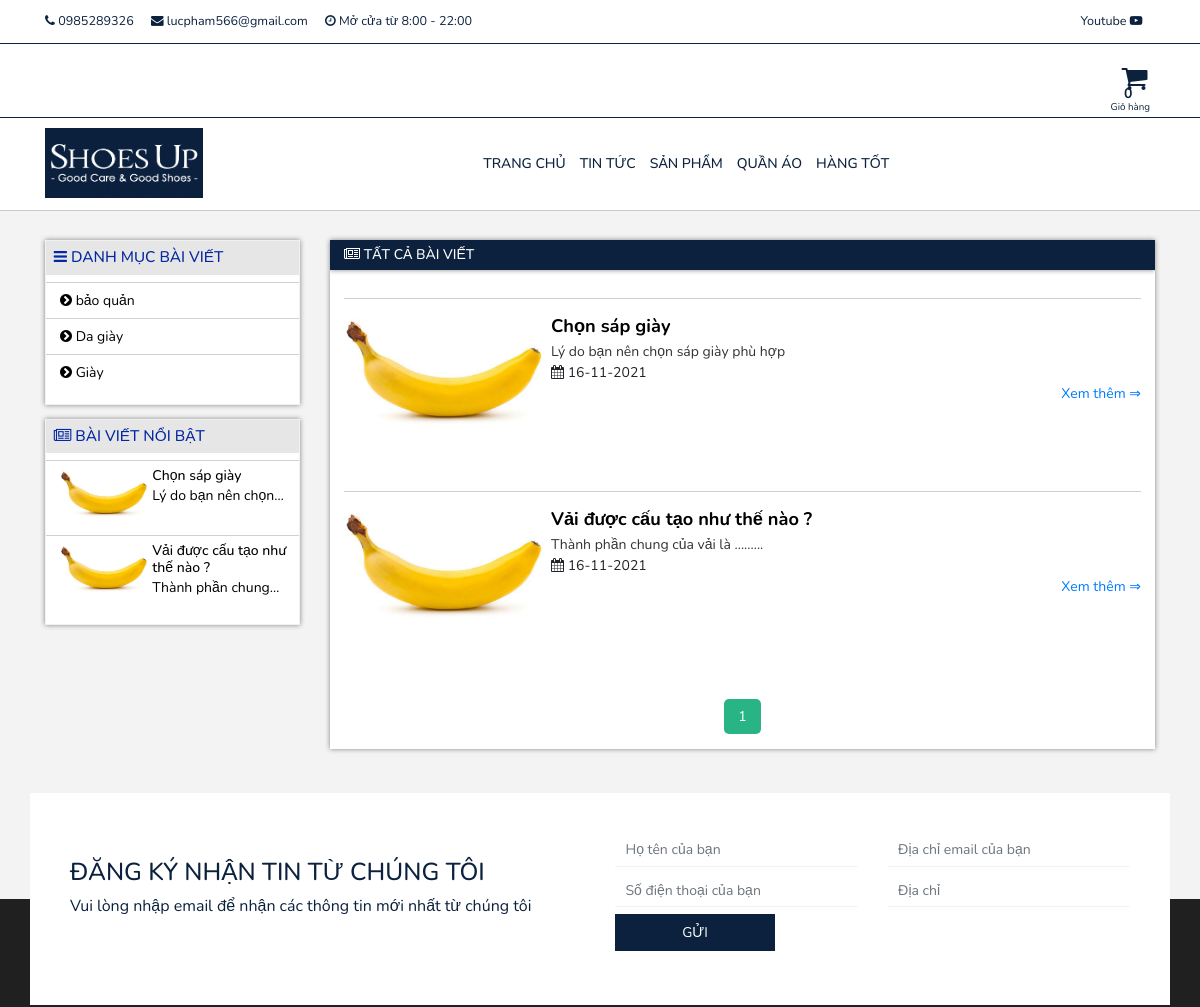
Before: /news/ (upper part) with the older database file.
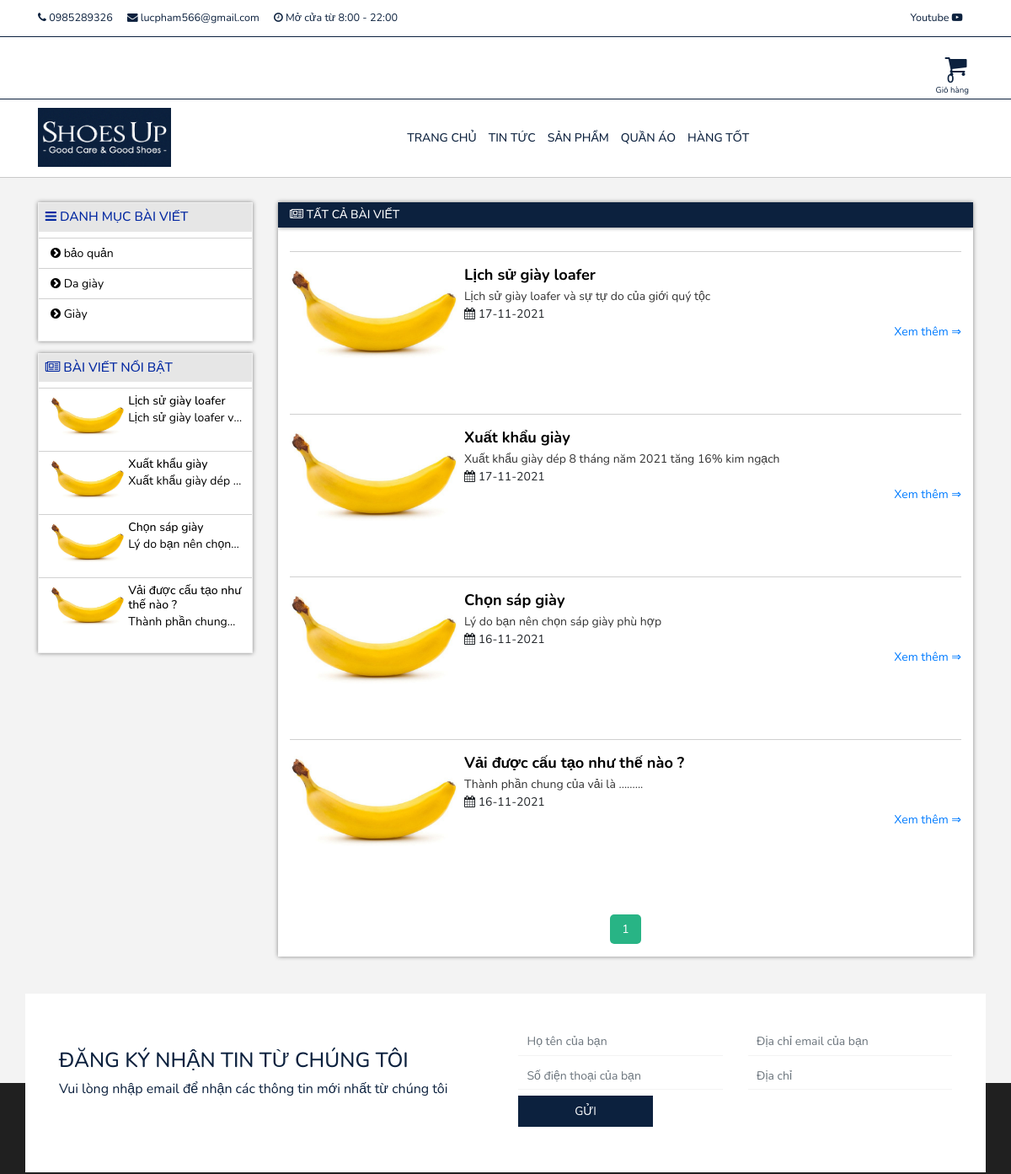
After: the same page with the newer database file.
### product/models.py (models this page shows, shortened)
class ProductCate(models.Model):
    name = models.CharField(max_length=200)
    description = models.TextField(max_length=1000,null=True)
    video = models.CharField(max_length=500,null=True)

### article/models.py (models this page shows, shortened)
class NewCate(models.Model):
    name = models.CharField(max_length=200)

class New(models.Model):
    category = models.ForeignKey(NewCate, on_delete=models.CASCADE)
    title = models.CharField(max_length=500, null=True)
    description = models.CharField(max_length=500, null=True)
    avatar = models.ImageField(null=True)
    content = RichTextField(null=True)
    special = models.BooleanField(default=True)
    date = models.DateField(default=datetime.datetime.now)

### article/views.py (the view)
# urls.py: path('',NewsPage.as_view(),name='news'),
class NewsPage(View):
    def get(self,request):
        new_cates = NewCate.objects.all()
        new_list = New.objects.all().order_by('-id')
        new_specials = New.objects.filter(special = True).order_by('-id')
        paginator = Paginator(new_list, 6)
        page_number = request.GET.get("page")
        try:
            news = paginator.page(page_number)
        except PageNotAnInteger:
            news = paginator.page(1)
        except EmptyPage:
            news = paginator.page(paginator.num_pages)
        context = {'new_cates':new_cates, 'news':news, 'new_specials':new_specials}
        return render(request,'news.html', context)

### article/context_processors.py (called while the page is built)
def get_new_special(request):
    new_specials =  New.objects.filter(special = True)
    return {
        'common_new_specials': new_specials,
    }

### cart/context_processors.py (called while the page is built)
def get_amount_cart(request):
    cart=request.session.get('cart') if request.session.get('cart') else {}
    amount_cart = len(cart)
    return {
        'amount_cart': amount_cart,
    }

### core/context_processors.py (called while the page is built)
def get_service_info(request):
    info_web =  Service.objects.get(pk=1)
    return {
        'info_web': info_web,
    }

### product/context_processors.py (called while the page is built)
def get_product_cate(request):
    product_cates =  ProductCate.objects.all()
    return {
        'common_product_cates': product_cates,
    }

def get_product_special(request):
    product_specials =  Product.objects.filter(special = True)
    return {
        'product_specials': product_specials,
    }

### templates/news.html (shortened to what this page needs)
{% extends 'base/base.html' %} {% block content %}
<main class="news">
  <div class="container">
      <div class="products">
            <div class="row container-new">
              <div class="col-lg-3">
                <div class="category-container">
                  <h3 class="title">
                    <i class="fa fa-bars" aria-hidden="true"></i> Danh mục bài viết
                  </h3>
                  <ul class="category-list">
                    {% if new_cates %}
                    {% for item in new_cates %}
                    <li class="category-item">
                      <a href="" class="category-link">
                        <i
                          class="fa fa-chevron-circle-right"
                          aria-hidden="true"
                        ></i>
                        {{item.name}}
                      </a>
                    </li>
                    {% endfor %}
                    {% endif %}
                  </ul>
                </div>
                <div class="category-container special-new">
                  <h3 class="title">
                    <i class="fa fa-newspaper-o" aria-hidden="true"></i> Bài viết nổi bật
                  </h3>
                  <ul class="category-list">
                    {% if new_specials %}
                    {% for item in new_specials %}
                    <li class="category-item">
                      <a href="{% url 'new-detail' item.id %}" class="category-link">
                        <div class="img">
                          <img src="{{item.avatar.url}}" alt="">
                        </div>
                        <div class="content-text">
                          <h4 class="name">
                            {{item.title}}
                          </h4>
                          <p class="text">
                            {{item.description}}
                          </p>
                        </div>
                      </a>
                    </li>
                    {% endfor %}
                    {% endif %}
                  </ul>
                </div>
              </div>
              <div class="col-lg-9">
                <h2 class="title-list-product">
                  <i class="fa fa-newspaper-o" aria-hidden="true"></i> Tất cả bài viết
                </h2>
                <div class="content">
                  <div class="new-list">
                    {% if news%}
                    {% for item in news %}
                    <div class="new-item">
                      <div class="img">
                          <img class="card-img-top" src={{item.avatar.url}} alt="">
                      </div>
                      <div class="body-content">
                          <a href="{% url 'new-detail' item.id %}" class="title">{{item.title}}</a>
                          <p class="text">
                            {{item.description}}
                          </p>
                          <span class="date">
                            <i class="fa fa-calendar" aria-hidden="true"></i>
                            {{item.date|date:"d-m-Y"}}
                          </span>
                          <p class="text-right">
                            <a href="{% url 'new-detail' item.id %}" class="see-more">
                              Xem thêm  &rArr;
                            </a>
                          </p>
                      </div>
                    </div>
                    {% endfor %}
                    {% endif %}
                  </div>
                  <div class="container-pagination">
                    <div class="pagination">
                      {% for i in news.paginator.page_range%}
                        {% if  news.number == i %}
                        <a href="?page={{i}}" class="active">{{i}}</a>
                        {% else %}
                        <a href="?page={{i}}">{{i}}</a>
                        {% endif %}
                        {% endfor %}
                    </div>
                  </div>
                </div>
              </div>
            </div>
      </div>
    </div>
</main>
{% endblock %}

### templates/base/base.html (shortened to what the changed rows need)
{% load static %}
<!DOCTYPE html>
<html lang="en">
  <head>
    <link rel="stylesheet" href="{% static './css/main.css'%}" />
    <link
      rel="stylesheet"
      href="https://stackpath.bootstrapcdn.com/bootstrap/4.5.2/css/bootstrap.min.css"
    />
    <link
      rel="stylesheet"
      href="https://maxcdn.bootstrapcdn.com/font-awesome/4.7.0/css/font-awesome.min.css"
    />
    <link href="https://unpkg.com/aos@2.3.1/dist/aos.css" rel="stylesheet" />
    <link
      rel="stylesheet"
      type="text/css"
      href="https://cdn.jsdelivr.net/gh/kenwheeler/slick@1.8.0/slick/slick.css"
    />
    <link
      rel="stylesheet"
      type="text/css"
      href="https://cdn.jsdelivr.net/gh/kenwheeler/slick@1.8.0/slick/slick-theme.css"
    />
    <link
      rel="stylesheet"
      href="https://cdn.jsdelivr.net/gh/fancyapps/fancybox@3.5.7/dist/jquery.fancybox.min.css"
    />
  </head>
  <body>
    <header class="header-menu cl-w">
      <div class="container">
        <nav class="navbar navbar-expand-md navbar-dark">
          <div class="collapse navbar-collapse" id="collapsibleNavId">
            <ul class="navbar-nav m-auto mt-2 mt-lg-0">
              {% for item in common_product_cates %}
              <li class="nav-item">
                <a class="nav-link" href="{% url 'product-cate' item.id %}">
                  {{item.name}}
                </a>
              </li>
              {% endfor %}
            </ul>
          </div>
        </nav>
      </div>
    </header>
    {% block content %}{% endblock %}
  </body>
</html>

Changed rows visible on the page:
added New: avatar (picture), title "Lịch sử giày loafer", description "Lịch sử giày loafer…", description "Lịch sử giày loafer và sự tự do của giới quý tộc", date "17-11-2021"
added New: avatar (picture), title "Xuất khẩu giày", description "Xuất khẩu giày dép…", description "Xuất khẩu giày dép 8 tháng năm 2021 tăng 16% kim ngạch", date "17-11-2021"
